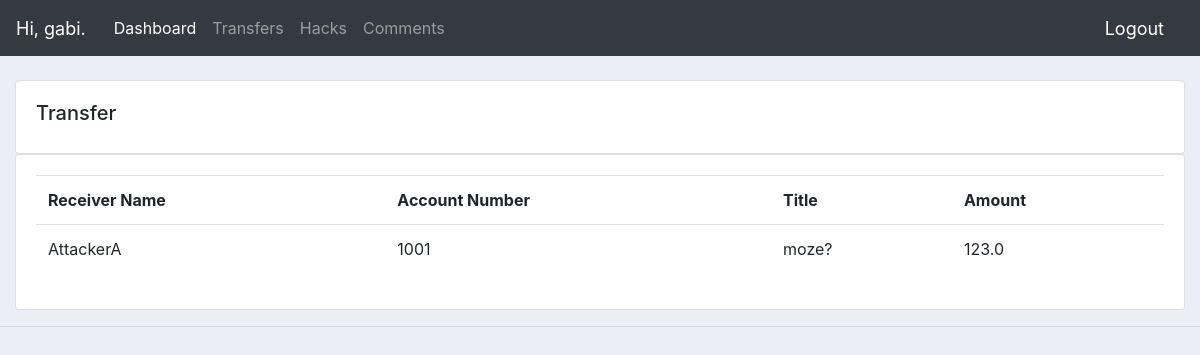
The page /send_back_transfer/ (signed in) on the database its author committed.
### accounts/models.py (models this page shows, shortened)
class Transfer(models.Model):
    customer = models.ForeignKey(settings.AUTH_USER_MODEL, null=True, on_delete=models.SET_NULL)
    receiver_name = models.CharField(max_length=200, null=True)
    account_number = models.CharField(max_length=26, null=True)  # TODO
    title = models.CharField(max_length=200, null=True)
    amount = models.FloatField(null=True)  # TODO
    date_created = models.DateTimeField(auto_now_add=True, null=True)

### accounts/views.py (the view)
# urls.py: path('send_back_transfer/', views.sendBackTransfer, name="send_back_transfer"),
@login_required(login_url='login')
def sendBackTransfer(request):
    print('inside!!!!!!!!!!!!!!!!!!')
    transfers = []
    for item in Transfer.objects.all():
        if item.customer_id == request.user.id:  # ?
            transfers.append(item)
    transfer = transfers[-1]
    context = {
        'post': transfer
    }
    return render(request, 'accounts/transfer_sent_back.html', context)

### accounts/templates/accounts/transfer_sent_back.html
{%  extends 'accounts/main.html' %}
{% block content %}
<br>
<div class="row">
    <div class="col-md">
        <div class="card card-body">
            <h5>Transfer</h5>
        </div>
        <div class="card card-body">
            <table class="table">
                <tr>
                    <th>Receiver Name</th>
                    <th>Account Number</th>
                    <th>Title</th>
                    <th>Amount</th>
                </tr>
                <tr>
                    <td>{{post.receiver_name}}</td>
                    <td id="id_account_number" class="account_number_class">{{post.account_number}}</td>
                    <td>{{post.title}}</td>
                    <td>{{post.amount}}</td>
                </tr>
            </table>
        </div>
    </div>
</div>
{% endblock content %}

### accounts/templates/accounts/navbar.html (shortened to what this page needs)
{% load static %}
<nav class="navbar navbar-expand-lg navbar-dark bg-dark">
    <span class="hello-msg">Hi, {{ request.user }}.</span>
    <div class="collapse navbar-collapse" id="navbarNav">
        <ul class="navbar-nav">
            <li class="nav-item active">
                <a class="nav-link" href="{% url 'home' %}">Dashboard</a>
            </li>
            <li class="nav-item">
                <a class="nav-link" href="{% url 'products' %}">Transfers</a>
            </li>
            <li class="nav-item">
                <a class="nav-link" href="{% url 'hacks' %}">Hacks</a>
            </li>
            <li class="nav-item">
                <a class="nav-link" href="{% url 'comments' %}">Comments</a>
            </li>
        </ul>
    </div>
    <span><a class="hello-msg" href="{% url 'logout' %}">Logout</a></span>
</nav>

### static/css/main.css (style rules this page uses)
body { background-color: #ebeff5; }

### accounts/templates/accounts/navbar.html (style rules this page uses)
.hello-msg { font-size: 18px; color: white; margin-right: 20px; }

### rows shown on the page
Transfer: receiver_name "AttackerA", account_number "1001", title "moze?", amount "123.0"

### other values the page prints
{{ request.user }} "gabi"
